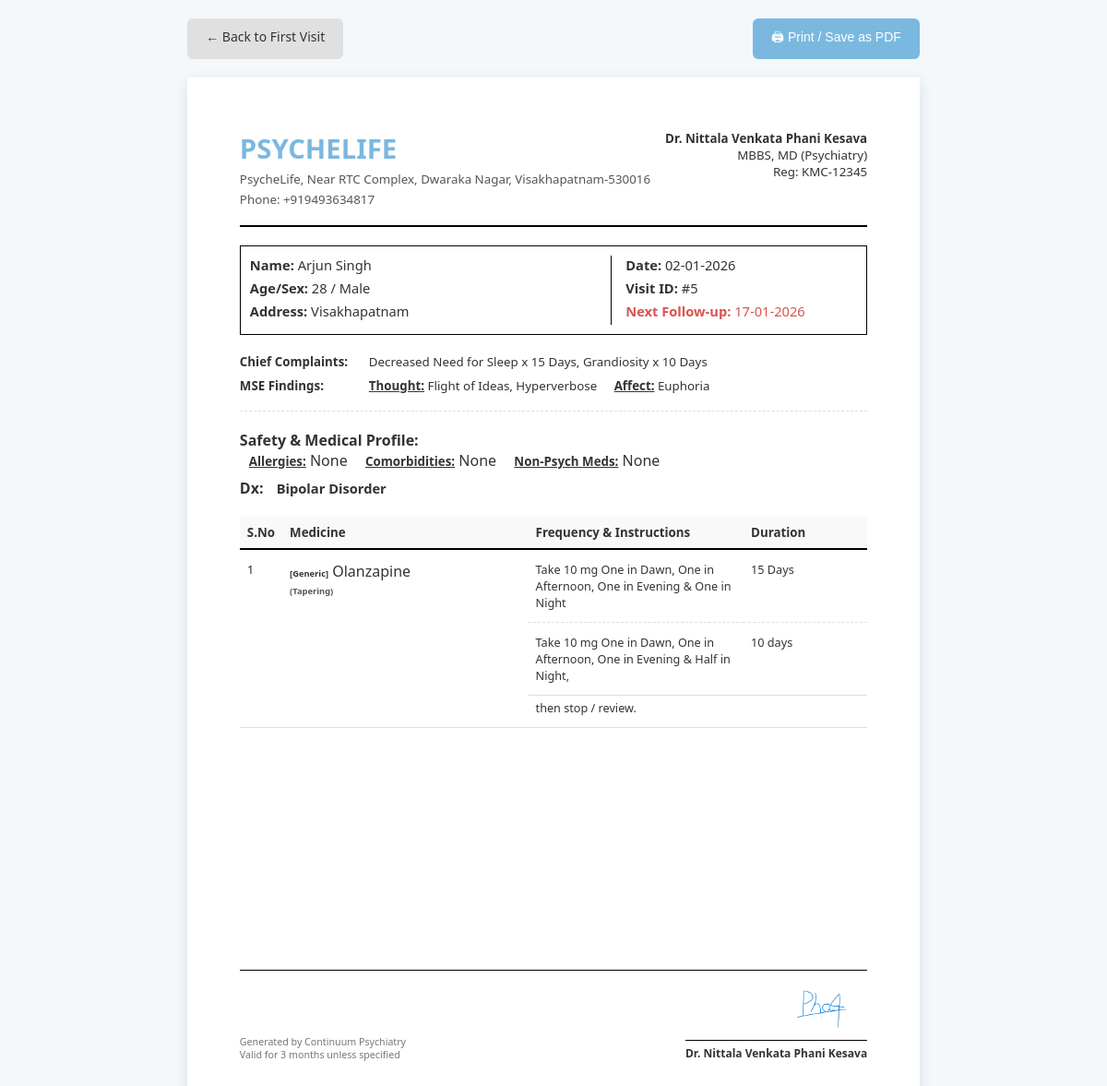
The page /preview_prescription/5 (signed in) on the database as committed earlier.
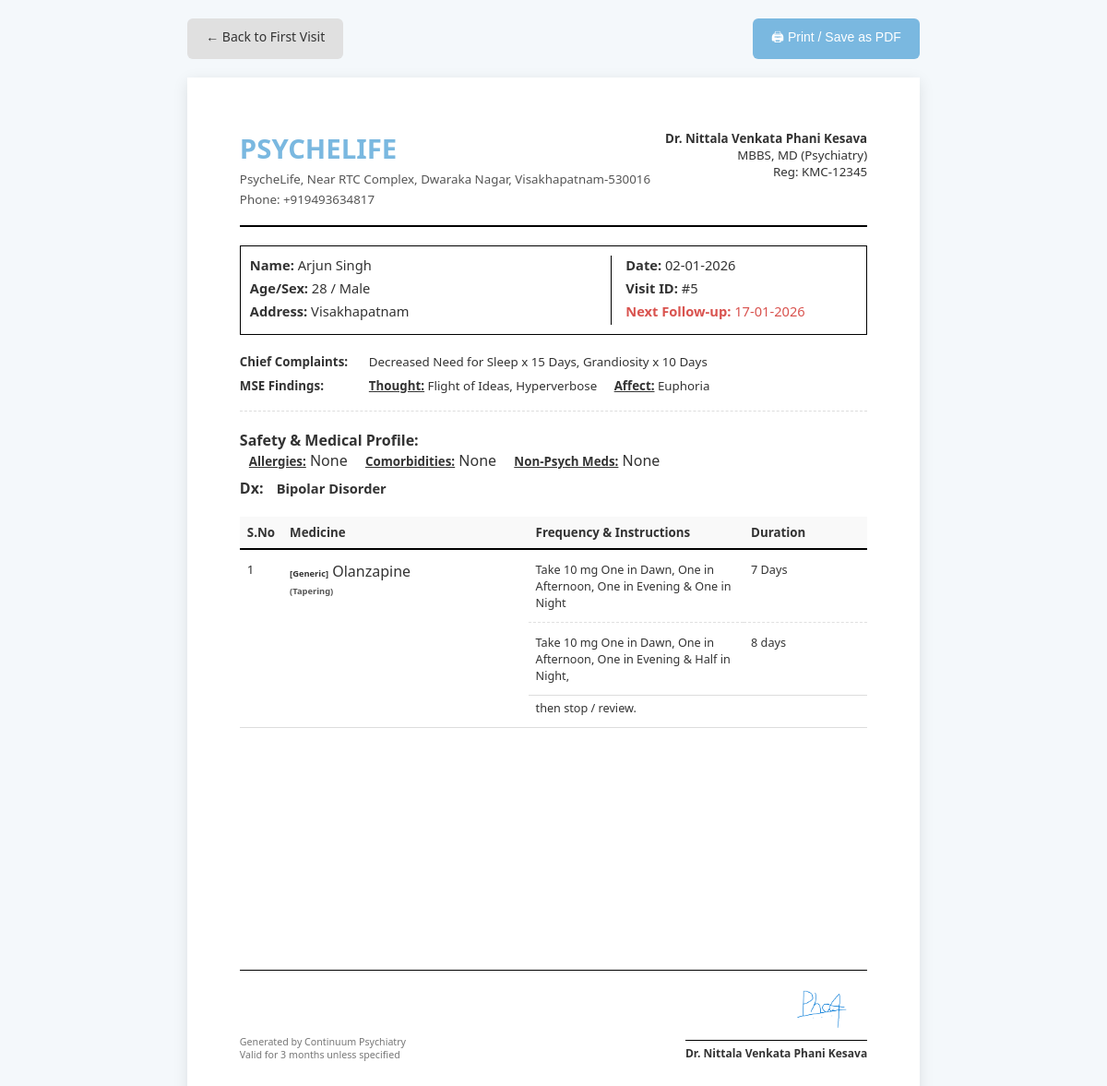
The same page on the database as committed later.
### models.py (models this page shows, shortened)
class Doctor(db.Model):
    __tablename__ = 'doctors'
    id = db.Column(db.Integer, primary_key=True)
    username = db.Column(db.String(80), unique=True, nullable=False)
    password_hash = db.Column(db.String(120), nullable=False)
    full_name = db.Column(db.String(100)) # e.g. "Dr. John Doe"
    clinic_name = db.Column(db.String(200))
    kmc_code = db.Column(db.String(50))
    address_text = db.Column(db.Text)
    social_handle = db.Column(db.String(100)) # e.g. "@drjohnpsych"
    signature_filename = db.Column(db.String(200)) # Path to uploaded image
    phone = db.Column(db.String(20))
    email = db.Column(db.String(120))
    patients = db.relationship('Patient', backref='doctor', lazy=True)

class Patient(db.Model):
    __tablename__ = 'patients'
    id = db.Column(db.Integer, primary_key=True)
    name = db.Column(db.String(100), nullable=False)
    age = db.Column(db.Integer, nullable=False)
    sex = db.Column(db.String(10), nullable=False)
    address = db.Column(db.Text)
    doctor_id = db.Column(db.Integer, db.ForeignKey('doctors.id'), nullable=False)
    phone = db.Column(db.String(20))  # Optional Phone
    attender_name = db.Column(db.String(100))
    attender_relation = db.Column(db.String(50))
    attender_reliability = db.Column(db.String(10))  # 'Yes' or 'No'
    personal_notes = db.Column(db.Text)  # Doctor's personal ID notes
    visits = db.relationship('Visit', backref='patient', lazy=True, cascade='all, delete-orphan')

class Visit(db.Model):
    __tablename__ = 'visits'
    id = db.Column(db.Integer, primary_key=True)
    patient_id = db.Column(db.Integer, db.ForeignKey('patients.id'), nullable=False)
    date = db.Column(db.Date, nullable=False)
    visit_type = db.Column(db.String(20), nullable=False)  # 'First' or 'Follow-up'
    provisional_diagnosis = db.Column(db.Text)
    differential_diagnosis = db.Column(db.Text)
    next_visit_date = db.Column(db.Date)
    note = db.Column(db.Text)
    symptom_entries = db.relationship('SymptomEntry', backref='visit', lazy=True, cascade='all, delete-orphan')
    medication_entries = db.relationship('MedicationEntry', backref='visit', lazy=True, cascade='all, delete-orphan')
    side_effect_entries = db.relationship('SideEffectEntry', backref='visit', lazy=True, cascade='all, delete-orphan')
    mse_entries = db.relationship('MSEEntry', backref='visit', lazy=True, cascade='all, delete-orphan')
    stressor_entries = db.relationship('StressorEntry', backref='visit', lazy=True, cascade='all, delete-orphan')
    personality_entries = db.relationship('PersonalityEntry', backref='visit', lazy=True, cascade='all, delete-orphan')
    safety_profile = db.relationship('SafetyMedicalProfile', backref='visit', uselist=False, cascade='all, delete-orphan')

class SymptomEntry(db.Model):
    __tablename__ = 'symptom_entries'
    id = db.Column(db.Integer, primary_key=True)
    visit_id = db.Column(db.Integer, db.ForeignKey('visits.id'), nullable=False)
    symptom_name = db.Column(db.String(200), nullable=False)
    score_onset = db.Column(db.Float)
    score_progression = db.Column(db.Float)
    score_current = db.Column(db.Float, nullable=False)
    duration_text = db.Column(db.String(100))
    note = db.Column(db.Text)

class MSEEntry(db.Model):
    __tablename__ = 'mse_entries'
    id = db.Column(db.Integer, primary_key=True)
    visit_id = db.Column(db.Integer, db.ForeignKey('visits.id'), nullable=False)
    category = db.Column(db.String(50), nullable=False)  # 'Thought', 'Perception', 'Affect'
    finding_name = db.Column(db.String(200))
    score_onset = db.Column(db.Float)
    score_progression = db.Column(db.Float)
    score_current = db.Column(db.Float, nullable=False)  # Renamed from 'score'
    duration = db.Column(db.String(100))
    note = db.Column(db.Text)
    score = db.Column(db.Integer, default=0)

class SafetyMedicalProfile(db.Model):
    __tablename__ = 'safety_medical_profiles'
    id = db.Column(db.Integer, primary_key=True)
    visit_id = db.Column(db.Integer, db.ForeignKey('visits.id'), nullable=False)
    drug_allergies = db.Column(db.Text)
    medical_comorbidities = db.Column(db.Text)
    non_psychiatric_meds = db.Column(db.Text)

class MedicationEntry(db.Model):
    __tablename__ = 'medication_entries'
    id = db.Column(db.Integer, primary_key=True)
    visit_id = db.Column(db.Integer, db.ForeignKey('visits.id'), nullable=False)
    drug_name = db.Column(db.String(200), nullable=False)
    drug_type = db.Column(db.String(50))  # 'Brand' or 'Generic'
    dose_mg = db.Column(db.String(50))
    frequency = db.Column(db.String(20))
    duration_text = db.Column(db.String(100))
    note = db.Column(db.Text)  # Instructions (Before/After food)
    is_tapering = db.Column(db.Boolean, default=False)
    taper_plan = db.Column(db.Text, nullable=True)  # JSON array of steps

### app.py (the view, shortened to what this page needs)
@app.route('/preview_prescription/<int:visit_id>')
@login_required
def preview_prescription(visit_id):
    visit = Visit.query.get_or_404(visit_id)
    patient = visit.patient
    include_qr = request.args.get('include_qr') == 'true'
    lifchart_url = None
    qr_image_b64 = None
    return render_template('preview_prescription.html',
                         patient=patient,
                         visit=visit,
                         lifchart_url=lifchart_url,
                         qr_image_b64=qr_image_b64)

### templates/preview_prescription.html (shortened to what this page needs)
<!DOCTYPE html>
<html lang="en">
<head>
</head>
<body>
    <div class="action-bar">
        <a href="{{ url_for('first_visit') }}" class="btn btn-secondary">← Back to First Visit</a>
        <button onclick="window.print()" class="btn btn-primary">🖨 Print / Save as PDF</button>
    </div>
    <div class="prescription-paper">
        <div class="rx-header">
            <div class="hospital-info">
                <h1>{{ guest_doctor.clinic if guest else (patient.doctor.clinic_name or "ElevenEleven Health") }}</h1>
                <p>{{ guest_doctor.address if guest else (patient.doctor.address_text or "Psychiatry & Wellness Center") }}</p>
                <p>Phone: {{ guest_doctor.phone if guest else (patient.doctor.phone or "") }}</p>
            </div>
            <div class="doctor-info">
                <p><strong>Dr. {{ guest_doctor.name if guest else (patient.doctor.full_name or session.get('username')|title) }}</strong></p>
                <p>{{ guest_doctor.qualification if guest else "MBBS, MD (Psychiatry)" }}</p>
                <p>Reg: {{ guest_doctor.registration if guest else (patient.doctor.kmc_code or "KMC-12345") }}</p>
            </div>
        </div>
        <div class="patient-info-box">
            <div class="info-left">
                <div class="info-row"><strong>Name:</strong> {{ guest_patient.name if guest else patient.name }}</div>
                <div class="info-row"><strong>Age/Sex:</strong> {{ guest_patient.age if guest else patient.age }} / {{ guest_patient.sex if guest else patient.sex }}</div>
                <div class="info-row"><strong>Address:</strong> {{ guest_patient.address if guest else patient.address }}</div>
            </div>
            <div class="info-right">
                <div class="info-row"><strong>Date:</strong> {{ visit.date.strftime('%d-%m-%Y') if visit.date else "Today" }}</div>
                <div class="info-row"><strong>Visit ID:</strong> #{{ visit.id if not guest else "Guest" }}</div>
                {% if visit.next_visit_date %}
                <div class="info-row" style="margin-top: 5px; color: #d9534f;">
                    <strong>Next Follow-up:</strong> {{ visit.next_visit_date.strftime('%d-%m-%Y') }}
                </div>
                {% endif %}
            </div>
        </div>
        {% if visit.symptom_entries or visit.side_effect_entries or visit.mse_entries %}
        <div class="clinical-section">
            {% if visit.symptom_entries %}
            <div class="clinical-row">
                <div class="clinical-label">Chief Complaints:</div>
                <div class="clinical-data">
                    {% for s in visit.symptom_entries %}
                        {{ s.symptom_name }}{% if s.duration_text %} x {{ s.duration_text }}{% endif %}{% if not loop.last %}, {% endif %}
                    {% endfor %}
                </div>
            </div>
            {% endif %}
            {% if visit.mse_entries %}
                {% set thoughts = [] %}
                {% set perceptions = [] %}
                {% set affects = [] %}
                {% if thoughts or perceptions or affects %}
                <div class="clinical-row">
                    <div class="clinical-label">MSE Findings:</div>
                    <div class="clinical-data">
                        {% if thoughts %}
                            <div class="mse-group"><span>Thought:</span> {{ thoughts|join(', ') }}</div>
                        {% endif %}
                        {% if affects %}
                            <div class="mse-group"><span>Affect:</span> {{ affects|join(', ') }}</div>
                        {% endif %}
                    </div>
                </div>
                {% endif %}
            {% endif %}
        </div>
        {% endif %}
        {% if visit.safety_profile and (visit.safety_profile.drug_allergies or visit.safety_profile.medical_comorbidities or visit.safety_profile.non_psychiatric_meds) %}
        <div class="clinical-row" style="flex-direction: column;">
            <div class="clinical-label" style="width: 100%; ">Safety & Medical Profile:</div>
            <div class="clinical-data" style="padding-left: 10px;">
                {% if visit.safety_profile.drug_allergies %}
                    <div class="mse-group"><span>Allergies:</span> {{ visit.safety_profile.drug_allergies }}</div>
                {% endif %}
                {% if visit.safety_profile.medical_comorbidities %}
                    <div class="mse-group"><span>Comorbidities:</span> {{ visit.safety_profile.medical_comorbidities }}</div>
                {% endif %}
                {% if visit.safety_profile.non_psychiatric_meds %}
                    <div class="mse-group"><span>Non-Psych Meds:</span> {{ visit.safety_profile.non_psychiatric_meds }}</div>
                {% endif %}
            </div>
        </div>
        {% endif %}
        {% if visit.provisional_diagnosis %}
        <div style="margin-bottom: 20px; font-weight: bold;">
            <span style="font-size: 12pt;">Dx:</span>
            <span style="font-size: 11pt; margin-left: 10px;">{{ visit.provisional_diagnosis }}</span>
        </div>
        {% endif %}
        <table class="rx-table">
            <thead>
                <tr>
                    <th style="width: 5%;">S.No</th>
                    <th style="width: 40%;">Medicine</th>
                    <th style="width: 35%;">Frequency & Instructions</th>
                    <th style="width: 20%;">Duration</th>
                </tr>
            </thead>
            <tbody>
                {% for entry in visit.medication_entries %}
                {% if entry.is_tapering and entry.taper_plan %}
                    {% set plan = entry.taper_plan|from_json %}
                    {% set plan_length = plan|length %}
                    {% set outer_index = loop.index %}
                    {% for step in plan %}
                    <tr>
                        {% if loop.first %}
                        <td rowspan="{{ plan_length + 1 }}" style="vertical-align: top;">{{ outer_index }}</td>
                        <td rowspan="{{ plan_length + 1 }}" style="vertical-align: top;">
                            <div style="font-size: 12pt;">
                                {% if entry.drug_type == 'Gen' or entry.drug_type == 'Generic' %}<span style="font-weight: bold; font-size: 7pt;">[Generic]</span> {% endif %}{{ entry.drug_name }}
                            </div>
                            <div style="font-weight: bold; font-size: 7pt; color: #555; margin-top: 4px;">(Tapering)</div>
                        </td>
                        {% endif %}
                        <td style="vertical-align: top; {% if not loop.last %}border-bottom: 1px dashed #e0e0e0;{% endif %}">
                            <div style="font-size: 9.5pt;">
                                Take {% if step.dose_mg %}{{ step.dose_mg }} {% endif %}{{ format_frequency(step.frequency) }}{% if loop.last %},{% endif %}
                            </div>
                        </td>
                        <td style="vertical-align: top; {% if not loop.last %}border-bottom: 1px dashed #e0e0e0;{% endif %}">
                            <div style="font-size: 9.5pt;">{{ step.duration_text }}</div>
                        </td>
                    </tr>
                    {% endfor %}
                    <tr>
                        <td style="vertical-align: top; padding-top: 4px;">
                            <div style="font-size: 9.5pt;">then stop / review.</div>
                        </td>
                        <td style="vertical-align: top;"></td>
                    </tr>
                {% endif %}
                {% endfor %}
            </tbody>
        </table>
        <div class="rx-footer">
            <div style="font-size: 8pt; color: #777;">
                Generated by Continuum Psychiatry<br>
                Valid for 3 months unless specified
            </div>
            <div style="text-align: right;">
                {% if guest and guest_signature_b64 %}
                    <img style="max-height: 50px; display: block; margin-left: auto;">
                {% elif not guest and patient.doctor.signature_filename %}
                    <img src="{{ url_for('static', filename='signatures/' + patient.doctor.signature_filename) }}" style="max-height: 60px; display: block; margin-left: auto;">
                {% else %}
                    <div style="height: 50px;"></div>
                {% endif %}
                <div style="border-top: 1px solid #000; padding-top: 5px; margin-top: 5px; display: inline-block;">
                    <strong>Dr. {{ guest_doctor.name if guest else (patient.doctor.full_name or session.get('username')|title) }}</strong>
                </div>
            </div>
        </div>
    </div>
</body>
</html>

Rows that differ between the two databases and show on the page:
removed MedicationEntry: is_tapering "1", drug_type "[Generic]", drug_name "Olanzapine", dose_mg "10 mg", frequency "One in Dawn, One in Afternoon, One in Evening & One in Night", duration_text "15 Days", dose_mg "10 mg", frequency "One in Dawn, One in Afternoon, One in Evening & Half in Night", duration_text "10 days"
added MedicationEntry: is_tapering "1", drug_type "[Generic]", drug_name "Olanzapine", dose_mg "10 mg", frequency "One in Dawn, One in Afternoon, One in Evening & One in Night", duration_text "7 Days", dose_mg "10 mg", frequency "One in Dawn, One in Afternoon, One in Evening & Half in Night", duration_text "8 days"
